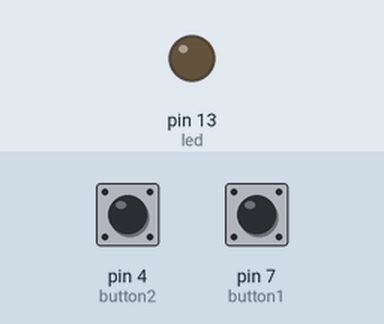
Simulated run of this sketch. Board: Arduino Uno, built with avr-gcc and run on an emulated ATmega328P. On the bench: output pins drawn as LEDs (lit = HIGH). The test bench sets the inputs (shaded band); at power-on: pin 4 (button2) LOW, pin 7 (button1) LOW.

Above: at 1.2 s.
1.3 s: pin 4 (button2) pulled HIGH for 0.15 s
At 1.8 s:
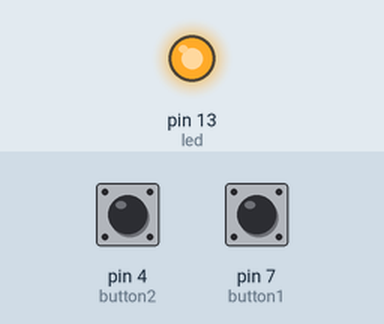
2.9 s: pin 4 (button2) pulled HIGH for 1 s
At 4.2 s:
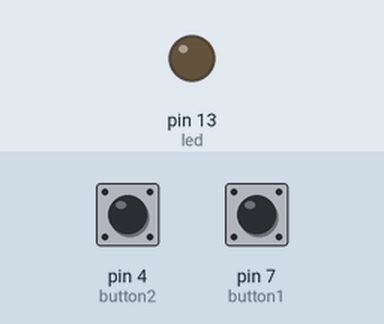
5.4 s: pin 4 (button2) pulled HIGH for 3.2 s
At 6.1 s:
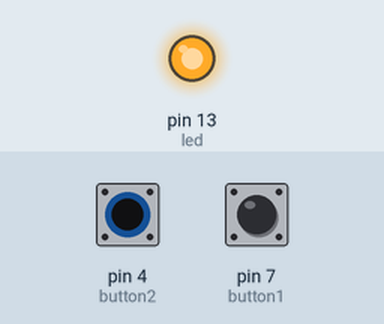
Timing chart, 0 to 8.4 s (numbered marks = the images above; inputs shaded):
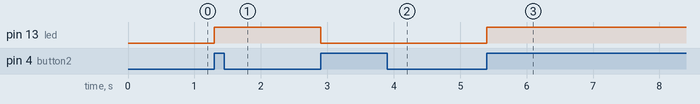

The sketch:

hotelschakelaar.ino
```cpp
const int button1 = 7;
const int button2 = 4;

const int led = 13;

int button1state;
int button2state;


int prevbutton1state = LOW;
int prevbutton2state = LOW;

int ledstate = LOW;

void setup() {
  pinMode(led, OUTPUT);
  pinMode(button1, INPUT);
  pinMode(button2, INPUT);
}

void loop() {
  button1state = digitalRead(button1);
  button2state = digitalRead(button2);

  if ((prevbutton1state == LOW) && (button1state == HIGH)){
    ledstate = 1 - ledstate;
    digitalWrite(led, ledstate);
    prevbutton1state = HIGH;
  }
  else if ((prevbutton1state == HIGH) && (button1state == LOW)) {
    prevbutton1state = LOW;
  }

  if ((prevbutton2state == LOW) && (button2state == HIGH)){
    ledstate = 1 - ledstate;
    digitalWrite(led, ledstate);
    prevbutton2state = HIGH;
  }
  else if ((prevbutton2state == HIGH) && (button2state == LOW)) {
    prevbutton2state = LOW;
  }
}
```

Measured:
- after the input at 1.3 s, pin 13 (led): LOW → HIGH at once
- after the input at 2.9 s, pin 13 (led): HIGH → LOW at once
- after the input at 5.4 s, pin 13 (led): LOW → HIGH at once
